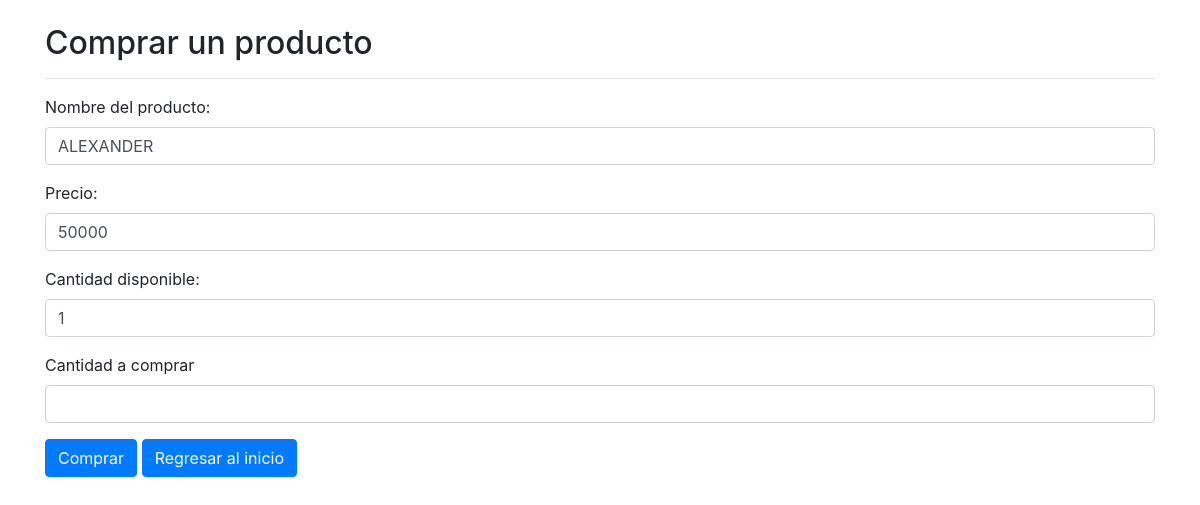
The page /venta.php?id=14 on the database its author committed.
### tables this page shows
CREATE TABLE `productos` (
  `prd_id` int(11) NOT NULL,
  `prd_nombre` varchar(100) NOT NULL,
  `prd_referencia` varchar(50) NOT NULL,
  `prd_precio` int(11) NOT NULL,
  `prd_peso` int(11) NOT NULL,
  `prd_categoria` varchar(100) NOT NULL,
  `prd_stock` int(11) NOT NULL,
  `prd_creado` date NOT NULL
);

### php/producto.php (called while the page is built, shortened)
<?php
    class _productos {
        function getEditarProductos($id) {
            $db = new DB();
            $connect = $db->connect();
            $productos = [];
            $sql = "SELECT * FROM productos WHERE prd_id = :prd_id";
            $query = $connect -> prepare($sql);
            $query -> execute([
            'prd_id' => $id
            ]);
            $results = $query -> fetchAll(PDO::FETCH_OBJ);
            if($query -> rowCount() > 0)   {
                foreach($results as $result) {
                    array_push($productos, $result);
               }
            }
            return $productos;
        }
	}
 ?>

### venta.php (the view, shortened to what this page needs)
<?php
    require_once 'php/producto.php';
    $productos = new _productos();
    $get_productos = $productos->getEditarProductos($_GET['id']);
  ?>
 <?php include "templates/header.php"; ?>
<?php
if ($get_productos>0) {
    foreach ($get_productos as $fila) {
  ?>
  <div class="container">
  <div class="row">
    <div class="col-md-12">
      <h2 class="mt-4">Comprar un producto</h2>
      <hr>
      <form action="venta.php?id=<?=$_GET['id']?>" method="post">
        <div class="form-group">
          <label>Nombre del producto:</label>
          <p class="form-control"> <?= $fila->prd_nombre; ?> </p>
        </div>
        <div class="form-group">
          <label>Precio:</label>
          <p class="form-control"><?= $fila->prd_precio; ?> </p>
        </div>
        <div class="form-group">
          <label>Cantidad disponible:</label>
          <p class="form-control"><?= $fila->prd_stock; ?> </p>
        </div>
        <div class="form-group">
          <label for="cantidad">Cantidad a comprar</label>
          <input type="number" name="cantidad" id="cantidad" class="form-control" required>
        </div>
        <div class="form-group">
          <input type="submit" class="btn btn-primary" value="Comprar">
          <a class="btn btn-primary" href="index.php">Regresar al inicio</a>
        </div>
      </form>
    </div>
  </div>
</div>
  <?php
   }
}
?>
<?php require "templates/footer.php"; ?>

### rows shown on the page
productos: prd_nombre "ALEXANDER", prd_precio "50000", prd_stock "1"
